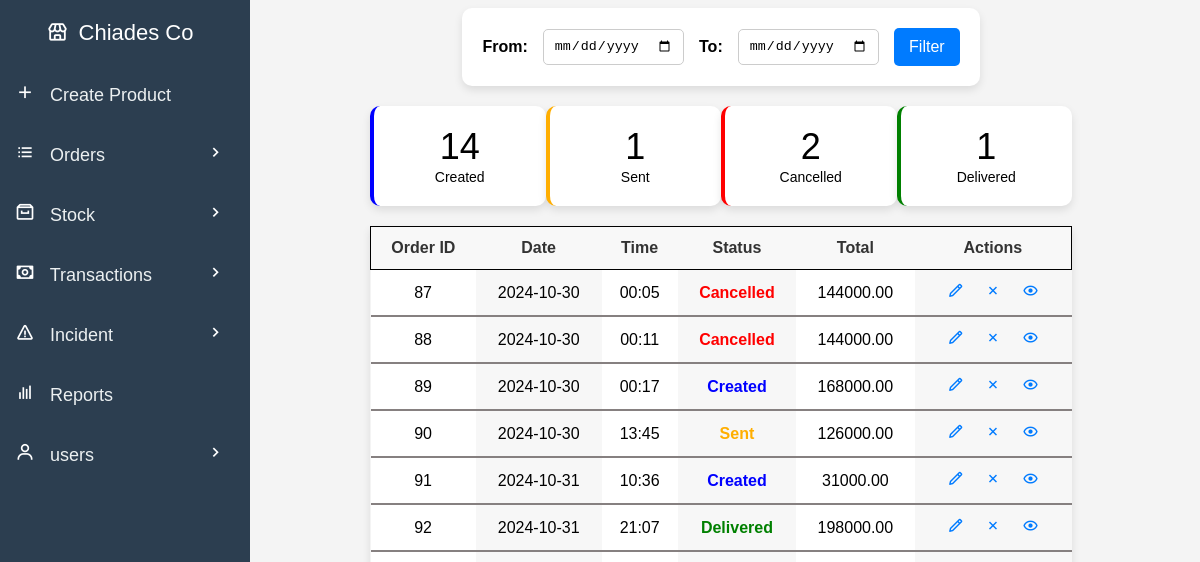
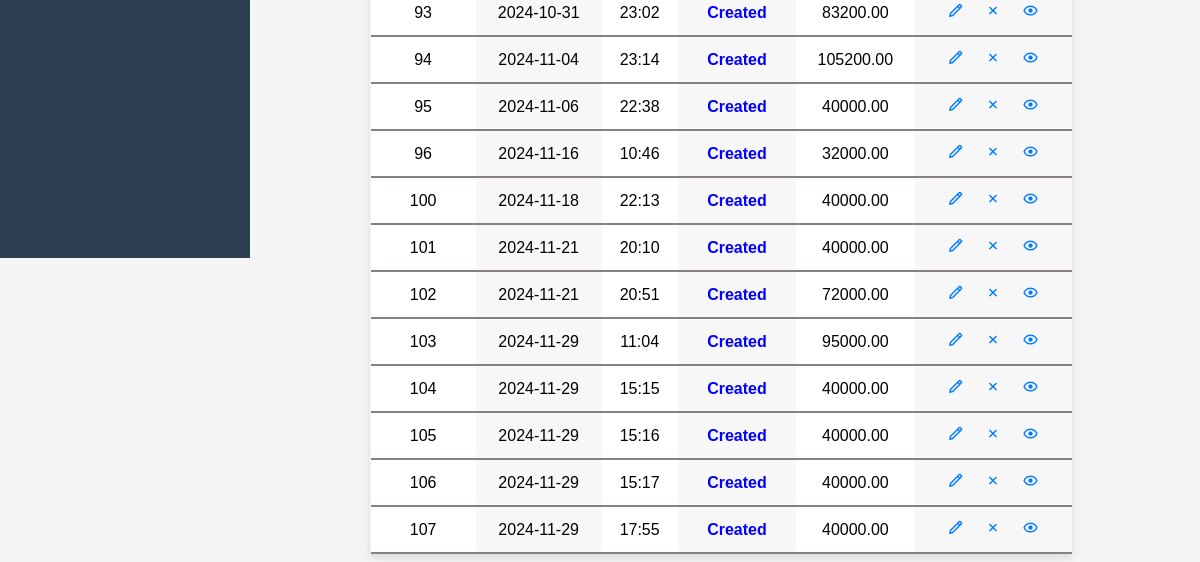
Page /orders.php (signed in) on the earlier database version (2 pictures, top to bottom).
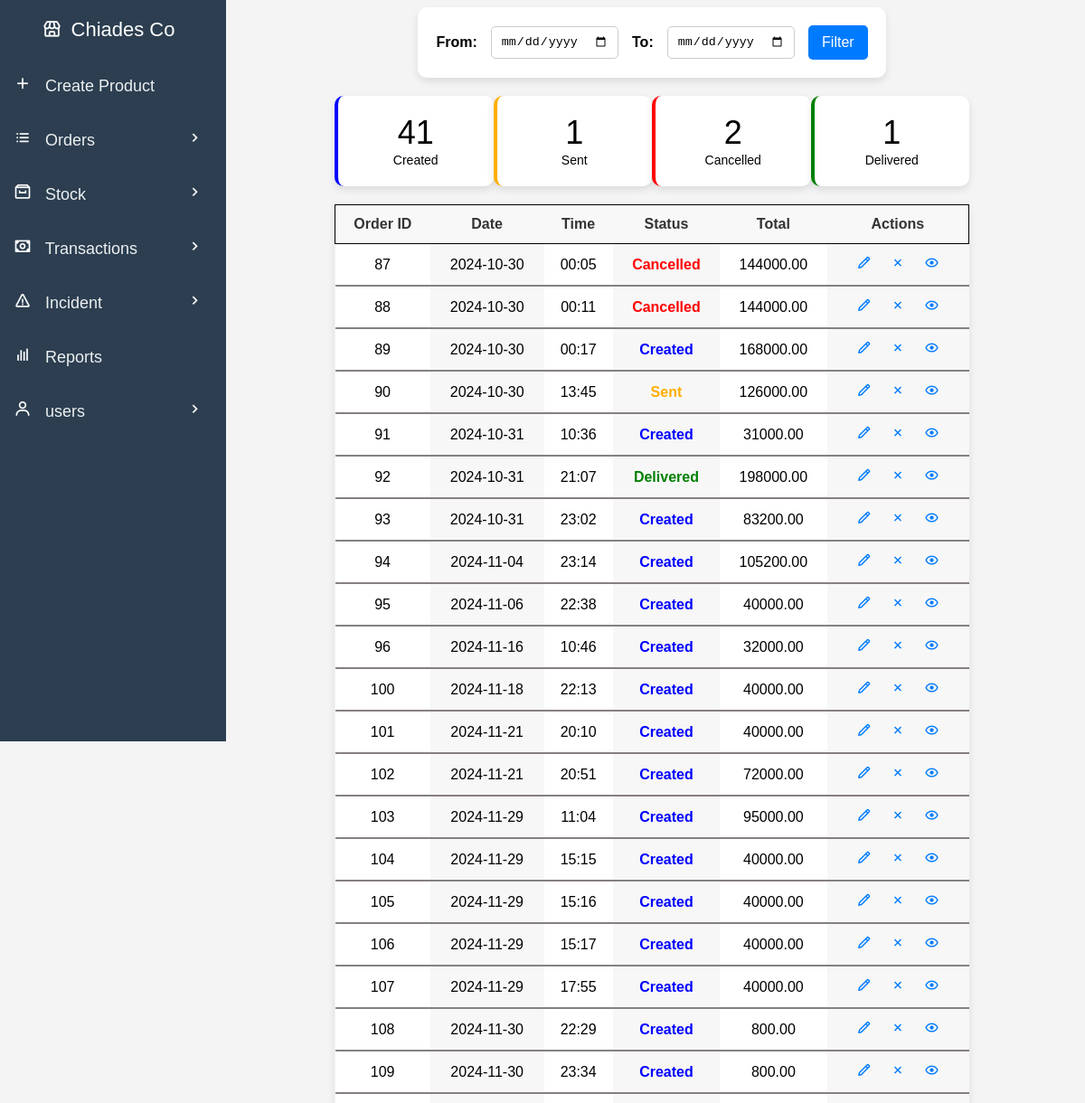
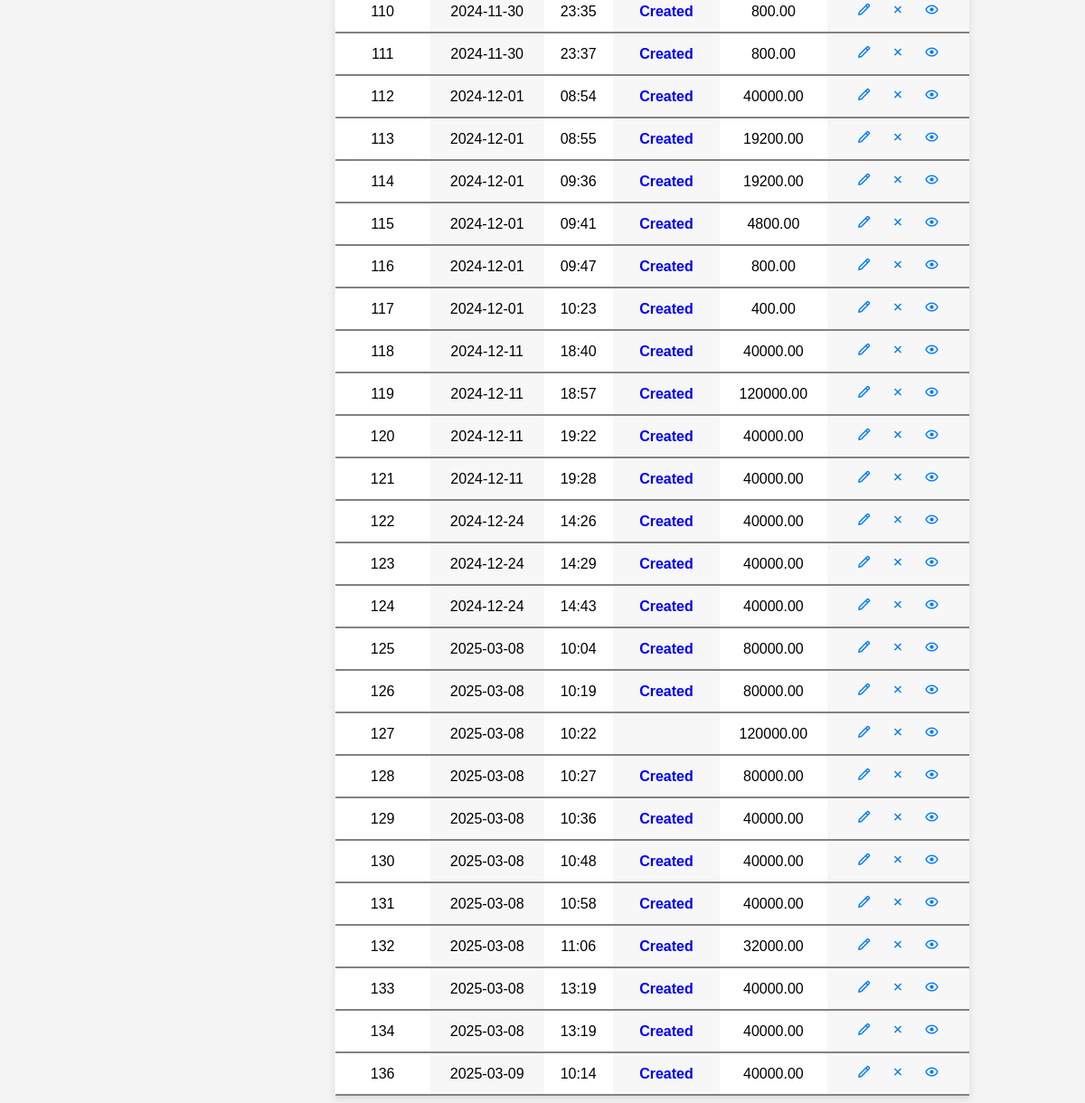
Same page on the later database version (2 pictures, top to bottom).
### tables this page shows
CREATE TABLE `orders` (
  `order_id` int(11) NOT NULL,
  `company_id` int(100) NOT NULL,
  `created_by` int(100) NOT NULL,
  `total` decimal(10,2) NOT NULL,
  `time` datetime DEFAULT current_timestamp(),
  `status` enum('created','sent','delivered','cancelled') DEFAULT 'created',
  `customer_name` varchar(255) NOT NULL,
  `profit` decimal(10,2) NOT NULL
);

### sidebar.php (called while the page is built, shortened)
<?php
    include('sidebars-function.php');
    $roles = $_SESSION['roles'];
    include_sidebar_by_role($roles);
?>

### orders.php (the view, shortened to what this page needs)
<?php
include('db_connection.php');
$whereClause = "";
if (isset($_POST['from_date']) && isset($_POST['to_date'])) {
    $from_date = $_POST['from_date'];
    $to_date = $_POST['to_date'];
    $whereClause = "WHERE time BETWEEN '$from_date' AND '$to_date' AND company_id = {$_SESSION['company_id']}";
} else {
    $whereClause = "WHERE company_id = {$_SESSION['company_id']}";
}
$queryStatusCounts = "
    SELECT status, COUNT(*) AS count
    FROM orders
    $whereClause
    GROUP BY status";
$resultStatusCounts = mysqli_query($conn, $queryStatusCounts);
$orderCounts = [
    'created' => 0,
    'sent' => 0,
    'cancelled' => 0,
    'delivered' => 0
];
while ($row = mysqli_fetch_assoc($resultStatusCounts)) {
    $orderCounts[$row['status']] = $row['count'];
}
$queryOrders = "SELECT * FROM orders $whereClause";
$resultOrders = mysqli_query($conn, $queryOrders);
function determineOrderStatus($orderId, $conn) {
    $itemStatusQuery = "
        SELECT status, COUNT(*) AS count
        FROM order_items
        WHERE order_id = $orderId
        GROUP BY status
        ORDER BY count DESC";
    $itemStatusResult = mysqli_query($conn, $itemStatusQuery);
    if (mysqli_num_rows($itemStatusResult) == 1) {
        $singleStatusRow = mysqli_fetch_assoc($itemStatusResult);
        return $singleStatusRow['status'];
    } else {
        $row = mysqli_fetch_assoc($itemStatusResult);
        return $row['status'];
    }
}
?>
<!DOCTYPE html>
<html lang="en">
<head>
    <link rel="stylesheet" href="css/sidebar.css">
    <link rel="stylesheet" href="css/orders.css">
    <link href="https://unpkg.com/boxicons@2.0.7/css/boxicons.min.css" rel="stylesheet">
</head>
<?php include('sidebar.php'); ?>
<body>
    <div class="content">
        <div class="filter-container">
            <form method="POST" action="orders.php">
                <label for="from_date">From:</label>
                <input type="date" id="from_date" name="from_date" required>
                <label for="to_date">To:</label>
                <input type="date" id="to_date" name="to_date" required>
                <button type="submit" class="btn-filter">Filter</button>
            </form>
        </div>
        <div class="summary-tiles">
            <div class="tile created">
                <p><?php echo $orderCounts['created']; ?></p>
                <span>Created</span>
            </div>
            <div class="tile sent">
                <p><?php echo $orderCounts['sent']; ?></p>
                <span>Sent</span>
            </div>
            <div class="tile cancelled">
                <p><?php echo $orderCounts['cancelled']; ?></p>
                <span>Cancelled</span>
            </div>
            <div class="tile delivered">
                <p><?php echo $orderCounts['delivered']; ?></p>
                <span>Delivered</span>
            </div>
        </div>
        <table class="orders-table">
            <thead>
                <tr>
                    <th>Order ID</th>
                    <th>Date</th>
                    <th>Time</th>
                    <th>Status</th>
                    <th>Total</th>
                    <th>Actions</th>
                </tr>
            </thead>
            <tbody>
                <?php
                if (mysqli_num_rows($resultOrders) > 0) {
                    while ($row = mysqli_fetch_assoc($resultOrders)) {
                        $orderStatus = determineOrderStatus($row['order_id'], $conn);
                        $time = date("H:i", strtotime($row['time']));
                        $date = date("Y-m-d", strtotime($row['time']));
                        echo "<tr>";
                        echo "<td>" . $row['order_id'] . "</td>";
                        echo "<td>" . $date . "</td>";
                        echo "<td>" . $time . "</td>";
                        echo "<td class='" . $orderStatus . "'>" . ucfirst($orderStatus) . "</td>";
                        echo "<td>" . $row['total'] . "</td>";
                        echo "<td>
                                <a href='edit-order.php?order_id=" . $row['order_id'] . "' class='action-icon edit'><i class='bx bx-pencil'></i></a>
                                <a href='cancel-order.php?order_id=" . $row['order_id'] . "' class='action-icon delete'><i class='bx bx-x'></i></a>
                                <a href='view-order.php?order_id=" . $row['order_id'] . "' class='action-icon view'><i class='bx bx-show'></i></a>
                              </td>";
                        echo "</tr>";
                    }
                } else {
                    echo "<tr><td colspan='6'>No orders found</td></tr>";
                }
                ?>
            </tbody>
        </table>
    </div>
</body>
</html>

### sidebars-function.php
<?php
    function include_sidebar_by_role($roles) {
        if ($roles['company_owner'] === 'yes') {
            include('sidebars/company_owner-sidebar.php');
        } elseif ($roles['admin'] === 'yes') {
            include('sidebars/company_owner-sidebar.php');
        } elseif ($roles['cashier'] === 'yes') {
            include('sidebars/cashier-sidebar.php');
        } elseif ($roles['store_keeper'] === 'yes') {
            include('sidebars/store_keeper-sidebar.php');
        } elseif ($roles['delivery_man'] === 'yes') {
            include('sidebars/delivery_man-sidebar.php');
        } else {
            include('sidebars/default-sidebar.php');
        }
    }
?>

### sidebars/company_owner-sidebar.php (shortened to what this page needs)
<link rel="stylesheet" href="css/sidebar.css">
<link href='https://unpkg.com/boxicons@2.1.1/css/boxicons.min.css' rel='stylesheet'>
<div class="sidebar">
    <div class="logo-details">
        <a href=""> <i class='bx bx-store'></i> </a>
        <span class="logo_name">Chiades Co</span>
    </div>
    <ul>
        <li><a href="create.php"><i class="bx bx-plus"></i> Create Product</a></li>
        <li class="dropdown"><a href="#"><i class="bx bx-list-ul"></i> Orders <i class="bx bx-chevron-right" id="d-arrow"></i></a>
        </li>
        <li class="dropdown"><a href="#"><i class="bx bx-archive"></i> Stock <i class="bx bx-chevron-right" id="d-arrow"></i></a>
        </li>
        <li class="dropdown"><a href="#"><i class="bx bx-money"></i> Transactions <i class="bx bx-chevron-right" id="d-arrow"></i></a>
        </li>
        <li class="dropdown"><a href="#"><i class="bx bx-error"></i> Incident <i class="bx bx-chevron-right" id="d-arrow"></i></a>
        </li>
        <li><a href="reports.php"><i class="bx bx-bar-chart"></i> Reports</a></li>
        <li class="dropdown"><a href="#"><i class="bx bx-user"></i> users <i class="bx bx-chevron-right" id="d-arrow"></i></a>
        </li>
    </ul>
</div>

### css/sidebar.css (style rules this page uses)
.sidebar { width: 250px; height: 100vh; background-color: #2c3e50; position: fixed; top: 0; left: 0; padding-top: 20px; }
.sidebar .logo-details { display: flex; justify-content: center; align-items: center; }
.sidebar .logo-details span { font-size: 22px; color: white; margin-right: 10px; }
.sidebar .logo-details a i { font-size: 22px; color: white; margin-right: 10px; }
.sidebar .logo_name { color: white; font-size: 24px; }
.sidebar ul { list-style-type: none; padding: 0; }
.sidebar ul li { padding: 15px; text-align: left; }
.sidebar ul li a { text-decoration: none; color: #ecf0f1; display: block; font-size: 18px; }
.sidebar ul li a i { margin-right: 10px; font-size: 20px; }
.sidebar li i { min-width: 20px; text-align: center; line-height: 30px; color: white; font-size: 25px; cursor: pointer; transition: all 0.3s ease; }
#d-arrow { float: right; }

### css/orders.css (style rules this page uses)
body { font-family: Arial, sans-serif; margin-left: 250px; background-color: #f4f4f4; }
.content { padding: 0 120px; }
.orders-table { width: 100%; border-collapse: collapse; box-shadow: 0 4px 8px rgba(0, 0, 0, 0.1); }
.orders-table th, .orders-table td { padding: 12px; text-align: center; }
.orders-table thead { background-color: #f8f8f8; border: 1px solid black; }
.orders-table th { font-weight: bold; color: #333; }
.orders-table tr:nth-child(even) { background-color: #f9f9f9; }
.orders-table tbody tr { transition: background-color 0.3s; border-bottom: 2px solid rgb(134, 128, 128); }
.orders-table td:nth-child(odd) { background-color: #ffffff; }
.orders-table td:nth-child(even) { background-color: #f7f7f7; }
.action-icon { margin: 0 8px; color: #007bff; cursor: pointer; text-decoration: none; font-size: 17px; }
.orders-table th, .orders-table td { border: none; }
.orders-table .created { color: blue; font-weight: bold; }
.orders-table .sent { color: rgb(255, 174, 0); font-weight: bold; }
.orders-table .cancelled { color: red; font-weight: bold; }
.orders-table .delivered { color: green; font-weight: bold; }
.filter-container { display: flex; justify-content: center; margin-bottom: 20px; }
.filter-container form { display: flex; align-items: center; gap: 15px; background-color: #fff; padding: 20px; border-radius: 10px; box-shadow: 0 4px 8px rgba(0, 0, 0, 0.1); }
.filter-container label { font-weight: bold; }
input[type="date"] { padding: 8px 10px; border: 1px solid #ccc; border-radius: 5px; }
.btn-filter { display: flex; align-items: center; background-color: #007bff; color: white; padding: 10px 15px; border: none; border-radius: 5px; cursor: pointer; font-size: 16px; }
.summary-tiles { display: flex; justify-content: space-between; margin-bottom: 20px; }
.tile { background-color: white; padding: 20px; border-radius: 10px; box-shadow: 0 4px 8px rgba(0, 0, 0, 0.1); text-align: center; width: 30%; }
.tile p { font-size: 36px; margin: 0; }
.tile span { font-size: 14px; }
.created { border-left: 4px solid blue; }
.sent { border-left: 4px solid rgb(255, 174, 0); }
.cancelled { border-left: 4px solid red; }
.delivered { border-left: 4px solid green; }

Differences in the rows shown:
added orders: order_id "108", time "2024-11-30", time "22:29", orderStatus "Created", total "800.00"
added orders: order_id "109", time "2024-11-30", time "23:34", orderStatus "Created", total "800.00"
added orders: order_id "110", time "2024-11-30", time "23:35", orderStatus "Created", total "800.00"
added orders: order_id "111", time "2024-11-30", time "23:37", orderStatus "Created", total "800.00"
added orders: order_id "112", time "2024-12-01", time "08:54", orderStatus "Created", total "40000.00"
added orders: order_id "113", time "2024-12-01", time "08:55", orderStatus "Created", total "19200.00"
added orders: order_id "114", time "2024-12-01", time "09:36", orderStatus "Created", total "19200.00"
added orders: order_id "115", time "2024-12-01", time "09:41", orderStatus "Created", total "4800.00"
added orders: order_id "116", time "2024-12-01", time "09:47", orderStatus "Created", total "800.00"
added orders: order_id "117", time "2024-12-01", time "10:23", orderStatus "Created", total "400.00"
added orders: order_id "118", time "2024-12-11", time "18:40", orderStatus "Created", total "40000.00"
added orders: order_id "119", time "2024-12-11", time "18:57", orderStatus "Created", total "120000.00"
added orders: order_id "120", time "2024-12-11", time "19:22", orderStatus "Created", total "40000.00"
added orders: order_id "121", time "2024-12-11", time "19:28", orderStatus "Created", total "40000.00"
added orders: order_id "122", time "2024-12-24", time "14:26", orderStatus "Created", total "40000.00"
added orders: order_id "123", time "2024-12-24", time "14:29", orderStatus "Created", total "40000.00"
added orders: order_id "124", time "2024-12-24", time "14:43", orderStatus "Created", total "40000.00"
added orders: order_id "125", time "2025-03-08", time "10:04", orderStatus "Created", total "80000.00"
added orders: order_id "126", time "2025-03-08", time "10:19", orderStatus "Created", total "80000.00"
added orders: order_id "127", time "2025-03-08", time "10:22", total "120000.00"
added orders: order_id "128", time "2025-03-08", time "10:27", orderStatus "Created", total "80000.00"
added orders: order_id "129", time "2025-03-08", time "10:36", orderStatus "Created", total "40000.00"
added orders: order_id "130", time "2025-03-08", time "10:48", orderStatus "Created", total "40000.00"
added orders: order_id "131", time "2025-03-08", time "10:58", orderStatus "Created", total "40000.00"
added orders: order_id "132", time "2025-03-08", time "11:06", orderStatus "Created", total "32000.00"
added orders: order_id "133", time "2025-03-08", time "13:19", orderStatus "Created", total "40000.00"
added orders: order_id "134", time "2025-03-08", time "13:19", orderStatus "Created", total "40000.00"
added orders: order_id "136", time "2025-03-09", time "10:14", orderStatus "Created", total "40000.00"
Other differences:
$orderCounts['created']: "14" → "41"
